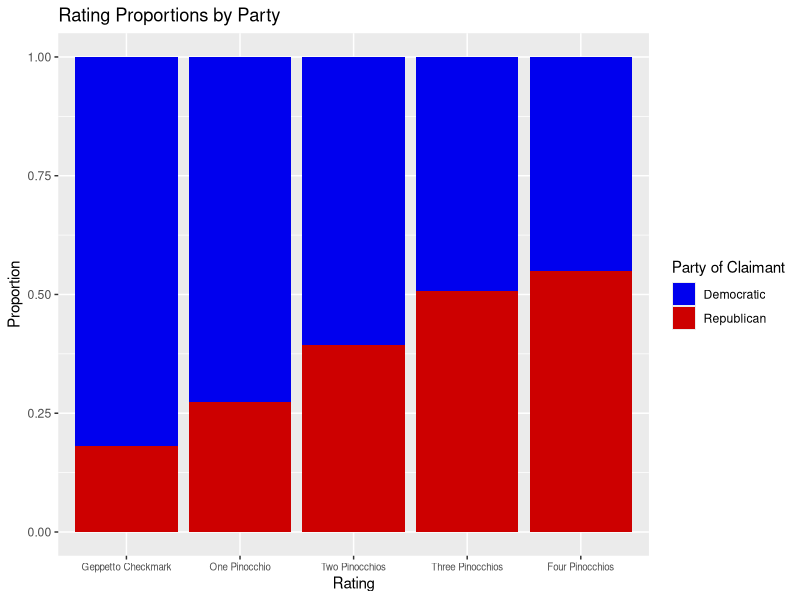
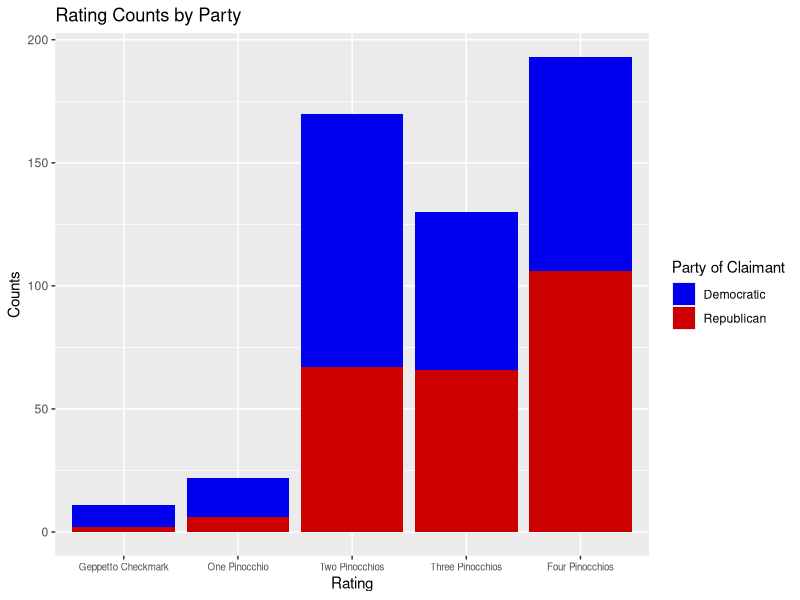
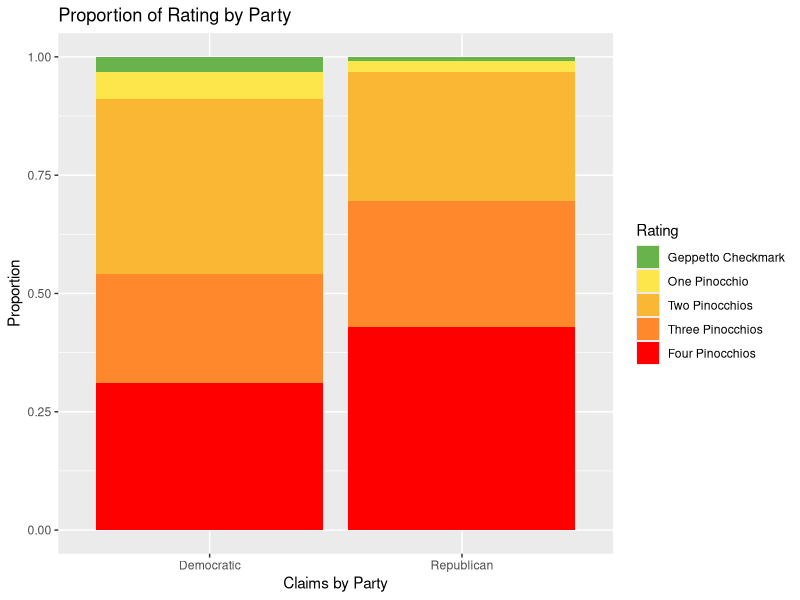

These charts were generated, in order, by the following R code:
## ---- chunk 1
library(tidyverse)
library(knitr)
## ---- chunk 2
v8_wapo <- read.csv("v8wapo.csv")
## ---- chunk 3
v8_wapo %>%
  group_by(textualRating) %>%
  count() %>%
  arrange(desc(n)) %>%
  print(n=65)
## ---- chunk 4
v9_wapo <- read.csv("v8wapo-cleantextrating.csv")
#reassigning glennclaims

v9_wapo %>%
  group_by(textualRating) %>%
  summarise(count = n()) %>%
  print(n=40)

v9_wapo %>%
  distinct(claimant_clean)
v9_wapo$textualRating[v9_wapo$...1 == "14615"] <- "Two Pinocchios" 
v9_wapo$textualRating[v9_wapo$...1 == "14369"] <- "One Pinocchio" 
v9_wapo$textualRating[v9_wapo$...1 == "13891"] <- "One Pinocchio" 
v9_wapo$textualRating[v9_wapo$...1 == "14290"] <- "Two Pinocchios" 
v9_wapo$textualRating[v9_wapo$...1 == "13842"] <- "One Pinocchio" 
v9_wapo$textualRating[v9_wapo$...1 == "13838"] <- "One Pinocchio" 
v9_wapo$textualRating[v9_wapo$...1 == "13719"] <- "Two Pinocchios" 
v9_wapo$textualRating[v9_wapo$...1 == "14241"] <- "Two Pinocchios" 
v9_wapo$textualRating[v9_wapo$...1 == "13767"] <- "Two Pinocchios" 
v9_wapo$textualRating[v9_wapo$...1 == "14596"] <- "Two Pinocchios"
v9_wapo$textualRating[v9_wapo$...1 == "14418"] <- "Two Pinocchios" 
v9_wapo$textualRating[v9_wapo$...1 == "14285"] <- "Three Pinocchios"
v9_wapo$textualRating[v9_wapo$...1 == "13484"] <- "One Pinocchio" 
v9_wapo$textualRating[v9_wapo$...1 == "14105"] <- "Two Pinocchios" 
v9_wapo$textualRating[v9_wapo$...1 == "13781"] <- "Two Pinocchios" 
v9_wapo$textualRating[v9_wapo$...1 == "13878"] <- "Two Pinocchios" 
v9_wapo$textualRating[v9_wapo$...1 == "14630"] <- "Two Pinocchios" 
v9_wapo$textualRating[v9_wapo$...1 == "3214"] <- "Two Pinocchios" 
v9_wapo$textualRating[v9_wapo$...1 == "13957"] <- "Two Pinocchios" 
v9_wapo$textualRating[v9_wapo$...1 == "14480"] <- "Two Pinocchios" 
v9_wapo$textualRating[v9_wapo$...1 == "14481"] <- "Three Pinocchios" 
v9_wapo$textualRating[v9_wapo$...1 == "14201"] <- "One Pinocchio" 
v9_wapo$textualRating[v9_wapo$...1 == "14662"] <- "One Pinocchio" 
v9_wapo$textualRating[v9_wapo$...1 == "13696"] <- "One Pinocchio" 
v9_wapo$textualRating[v9_wapo$...1 == "13887"] <- "Two Pinocchios" 
v9_wapo$textualRating[v9_wapo$...1 == "14339"] <- "One Pinocchio" 
v9_wapo$textualRating[v9_wapo$...1 == "13448"] <- "Two Pinocchios" 
v9_wapo$textualRating[v9_wapo$...1 == "14693"] <- "Two Pinocchios" 
v9_wapo$textualRating[v9_wapo$...1 == "13940"] <- "One Pinocchio"
v9_wapo$textualRating[v9_wapo$...1 == "14131"] <- "One Pinocchio" 
v9_wapo$textualRating[v9_wapo$...1 == "14534"] <- "One Pinocchio" 
v9_wapo$textualRating[v9_wapo$...1 == "13540"] <- "Two Pinocchios" 
v9_wapo$textualRating[v9_wapo$...1 == "14116"] <- "One Pinocchio" 
v9_wapo$textualRating[v9_wapo$...1 == "13628"] <- "Three Pinocchios" 
v9_wapo$textualRating[v9_wapo$...1 == "13894"] <- "Two Pinocchios" 
v9_wapo$textualRating[v9_wapo$...1 == "13420"] <- "Two Pinocchios" 
v9_wapo$textualRating[v9_wapo$...1 == "13403"] <- "Two Pinocchios" 
v9_wapo$textualRating[v9_wapo$...1 == "13370"] <- "Two Pinocchios"
v9_wapo$textualRating[v9_wapo$...1 == "13371"] <- "One Pinocchio"
v9_wapo$textualRating[v9_wapo$...1 == "13987"] <- "Two Pinocchios" 
v9_wapo$textualRating[v9_wapo$...1 == "13952"] <- "One Pinocchio" 
v9_wapo$textualRating[v9_wapo$...1 == "14441"] <- "Two Pinocchios" 
v9_wapo$textualRating[v9_wapo$...1 == "13410"] <- "Two Pinocchios" 
v9_wapo$textualRating[v9_wapo$...1 == "13367"] <- "Two Pinocchios" 
v9_wapo$textualRating[v9_wapo$...1 == "13369"] <- "Two Pinocchios" 
v9_wapo$textualRating[v9_wapo$...1 == "14403"] <- "One Pinocchio" 
v9_wapo$textualRating[v9_wapo$...1 == "14576"] <- "Four Pinocchios" 
v9_wapo$textualRating[v9_wapo$...1 == "13445"] <- "Three Pinocchios"
v9_wapo$textualRating[v9_wapo$...1 == "13399"] <- "Four Pinocchios" 
v9_wapo$textualRating[v9_wapo$...1 == "13873"] <- "Four Pinocchios" 
v9_wapo$textualRating[v9_wapo$...1 == "14009"] <- "Two Pinocchios" 
v9_wapo$textualRating[v9_wapo$...1 == "14628"] <- "Three Pinocchios" 
v9_wapo$textualRating[v9_wapo$...1 == "14588"] <- "Three Pinocchios" 
v9_wapo$textualRating[v9_wapo$...1 == "14540"] <- "Three Pinocchios" 
v9_wapo$textualRating[v9_wapo$...1 == "14023"] <- "Two Pinocchios" 
v9_wapo$textualRating[v9_wapo$...1 == "14337"] <- "Two Pinocchios" 
v9_wapo$textualRating[v9_wapo$...1 == "14488"] <- "Three Pinocchios"
v9_wapo$textualRating[v9_wapo$...1 == "13453"] <- "Three Pinocchios"

v9_wapo <- v9_wapo %>%
  filter(...1 != "13834", 
         ...1 != "14466", 
         ...1 != "14552", 
         ...1 != "14264")
## ---- chunk 5
v10_wapo_cleantextRating <- v9_wapo %>%
  filter(textualRating == "One Pinocchio" |
           textualRating == "Two Pinocchios" |
           textualRating == "Three Pinocchios" |
           textualRating == "Four Pinocchios" |
           textualRating == "Geppetto Checkmark")

truenesscolors = c("#69B34C",
                   "#FDE64B",
                   "#FAB733",
                   "#FF872C",
                   "#FF0000")

v10_wapo_cleantextRating$textualRating <- 
  factor(v10_wapo_cleantextRating$textualRating, 
                              levels = c("Geppetto Checkmark", 
                                         "One Pinocchio", 
                                         "Two Pinocchios", 
                                         "Three Pinocchios", 
                                         "Four Pinocchios"))
## ---- chunk 6
v10_wapo_cleantextRating %>%
  group_by(claimant_party) %>%
  count() %>%
  kable(caption = "Claim Counts by Party")

v10_wapo_cleantextRating %>%
  group_by(textualRating) %>%
  count() %>%
  kable(caption = "Claim Counts by Rating")

v10_wapo_cleantextRating %>%
  group_by(claimant_party, textualRating) %>%
  count() %>%
  pivot_wider(id_cols = claimant_party, 
              names_from = textualRating, 
              values_from = n,
              values_fill = 0) %>%
  kable(caption = "Claim Counts by Party and Rating")
## ---- chunk 7
v10_wapo_cleantextRating %>%
  ggplot(aes(x = textualRating, fill = claimant_party)) +
  geom_bar(position = "fill") +
  scale_fill_manual(values = c("blue2", "red3")) +
  labs(title = "Rating Proportions by Party",
       x = "Rating",
       y = "Proportion",
       fill = "Party of Claimant") + 
  theme(axis.text.x = element_text(size = 7))    

v10_wapo_cleantextRating %>%
  ggplot(aes(x = textualRating, fill = claimant_party)) +
  geom_bar() +
  scale_fill_manual(values = c("blue2", "red3")) +
  labs(title = "Rating Counts by Party",
       x = "Rating",
       y = "Counts",
       fill = "Party of Claimant") + 
  theme(axis.text.x = element_text(size = 7))  
## ---- chunk 8
ggplot(v10_wapo_cleantextRating, aes(x = claimant_party, fill = textualRating)) +
         geom_bar(position = "fill") +
  labs(title = "Proportion of Rating by Party",
       x = "Claims by Party",
       fill = "Rating", y = "Proportion") +
  scale_fill_manual(values = truenesscolors)
